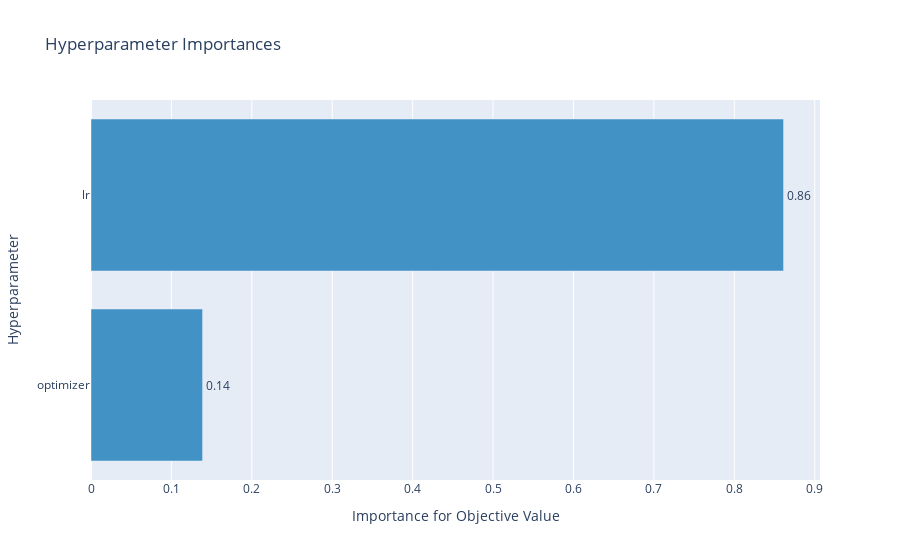

The code cell stored with this chart in its notebook:
### Code cell
optuna.visualization.plot_param_importances(study)

### Figure 1 — Plotly figure (JSON) as saved in the notebook; plotly's stock layout.template omitted (floating-point values rounded to 4 significant figures)
{"data": [{"cliponaxis": false, "hovertemplate": ["optimizer (CategoricalDistribution): 0.1387550281210828<extra></extra>", "lr (FloatDistribution): 0.8612449718789171<extra></extra>"], "marker": {"color": "rgb(66,146,198)"}, "orientation": "h", "text": ["0.14", "0.86"], "textposition": "outside", "type": "bar", "x": [0.1388, 0.8612], "y": ["optimizer", "lr"]}], "layout": {"showlegend": false, "title": {"text": "Hyperparameter Importances"}, "xaxis": {"title": {"text": "Importance for Objective Value"}}, "yaxis": {"title": {"text": "Hyperparameter"}}}}
